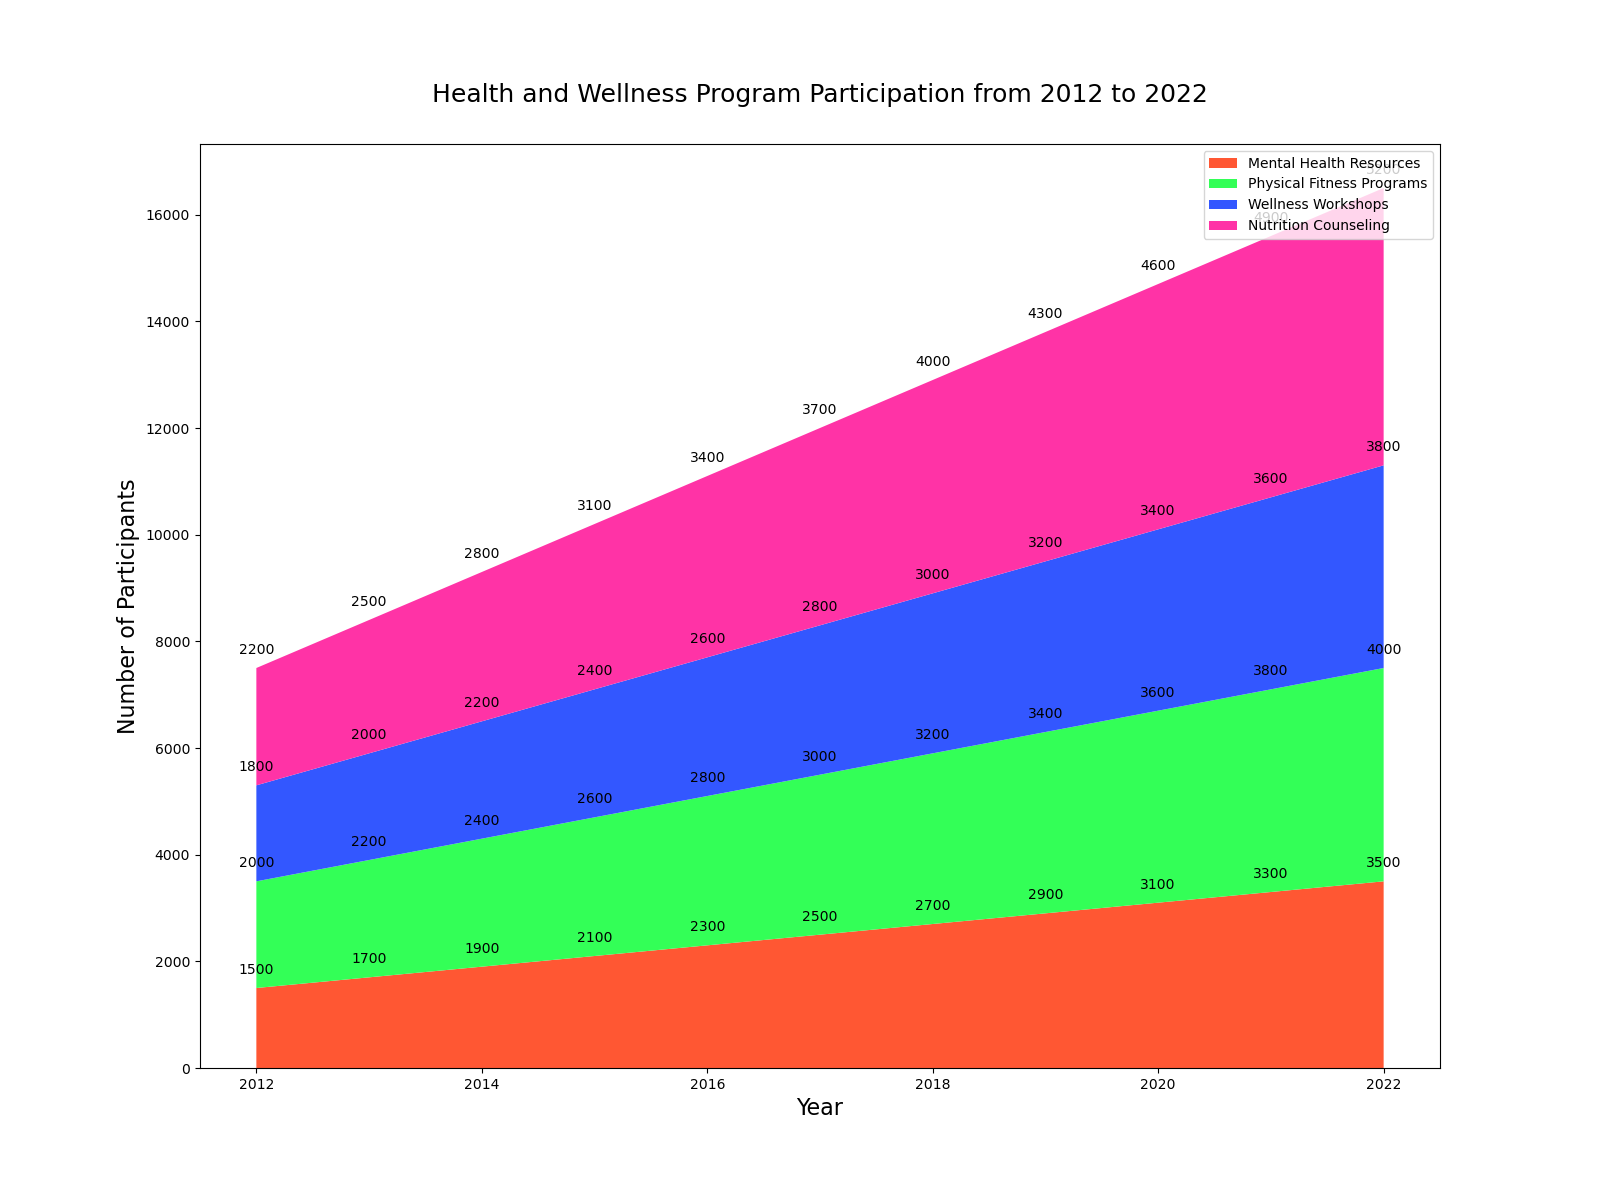

Write Python code to recreate this figure.

import matplotlib.pyplot as plt

# Data for stacked area chart
years = range(2012, 2023)
mental_health_resources = [1500, 1700, 1900, 2100, 2300, 2500, 2700, 2900, 3100, 3300, 3500]
physical_fitness_programs = [2000, 2200, 2400, 2600, 2800, 3000, 3200, 3400, 3600, 3800, 4000]
wellness_workshops = [1800, 2000, 2200, 2400, 2600, 2800, 3000, 3200, 3400, 3600, 3800]
nutrition_counseling = [2200, 2500, 2800, 3100, 3400, 3700, 4000, 4300, 4600, 4900, 5200]

# Plot
plt.figure(figsize=(16, 12))
plt.stackplot(years, mental_health_resources, physical_fitness_programs, wellness_workshops, nutrition_counseling, 
              colors=['#FF5733', '#33FF57', '#3357FF', '#FF33A6'])

# Customize the plot
plt.title('Health and Wellness Program Participation from 2012 to 2022', fontsize=18, pad=30)
plt.xlabel('Year', fontsize=16)
plt.ylabel('Number of Participants', fontsize=16)
plt.legend(['Mental Health Resources', 'Physical Fitness Programs', 'Wellness Workshops', 'Nutrition Counseling'], loc='upper right')

# Annotation
for i, y in enumerate(years):
    plt.annotate(f'{mental_health_resources[i]}', (y, mental_health_resources[i]), textcoords="offset points", xytext=(0,10), ha='center')
    plt.annotate(f'{physical_fitness_programs[i]}', (y, mental_health_resources[i] + physical_fitness_programs[i]), textcoords="offset points", xytext=(0,10), ha='center')
    plt.annotate(f'{wellness_workshops[i]}', (y, mental_health_resources[i] + physical_fitness_programs[i] + wellness_workshops[i]), textcoords="offset points", xytext=(0,10), ha='center')
    plt.annotate(f'{nutrition_counseling[i]}', (y, mental_health_resources[i] + physical_fitness_programs[i] + wellness_workshops[i] + nutrition_counseling[i]), textcoords="offset points", xytext=(0,10), ha='center')

plt.show()
